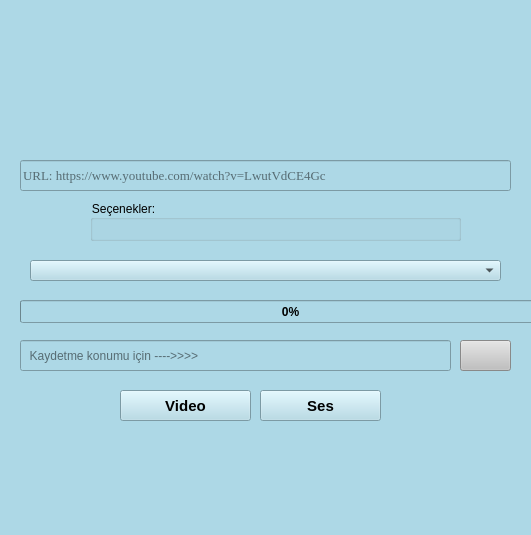
<?xml version="1.0" encoding="UTF-8"?>
<ui version="4.0">
 <class>Form</class>
 <widget class="QWidget" name="Form">
  <property name="geometry">
   <rect>
    <x>0</x>
    <y>0</y>
    <width>531</width>
    <height>535</height>
   </rect>
  </property>
  <property name="windowTitle">
   <string>YouTube İndirme</string>
  </property>
  <property name="windowIcon">
   <iconset>
    <normaloff>formikonu.ico</normaloff>formikonu.ico</iconset>
  </property>
  <property name="styleSheet">
   <string notr="true">background-color:lightblue</string>
  </property>
  <widget class="QLineEdit" name="url">
   <property name="geometry">
    <rect>
     <x>20</x>
     <y>160</y>
     <width>491</width>
     <height>31</height>
    </rect>
   </property>
   <property name="font">
    <font>
     <family>Times New Roman</family>
     <pointsize>10</pointsize>
     <weight>50</weight>
     <bold>false</bold>
    </font>
   </property>
   <property name="placeholderText">
    <string>URL: https://www.youtube.com/watch?v=LwutVdCE4Gc</string>
   </property>
  </widget>
  <widget class="QRadioButton" name="radio1">
   <property name="geometry">
    <rect>
     <x>200</x>
     <y>220</y>
     <width>95</width>
     <height>20</height>
    </rect>
   </property>
   <property name="text">
    <string/>
   </property>
   <property name="icon">
    <iconset>
     <normaloff>radiovideo.ico</normaloff>radiovideo.ico</iconset>
   </property>
  </widget>
  <widget class="QRadioButton" name="radio2">
   <property name="geometry">
    <rect>
     <x>300</x>
     <y>220</y>
     <width>95</width>
     <height>20</height>
    </rect>
   </property>
   <property name="text">
    <string/>
   </property>
   <property name="icon">
    <iconset>
     <normaloff>radioses.ico</normaloff>radioses.ico</iconset>
   </property>
  </widget>
  <widget class="QComboBox" name="cozunurluk">
   <property name="geometry">
    <rect>
     <x>30</x>
     <y>260</y>
     <width>471</width>
     <height>21</height>
    </rect>
   </property>
  </widget>
  <widget class="QGroupBox" name="groupBox">
   <property name="geometry">
    <rect>
     <x>90</x>
     <y>200</y>
     <width>371</width>
     <height>41</height>
    </rect>
   </property>
   <property name="accessibleDescription">
    <string/>
   </property>
   <property name="title">
    <string>Seçenekler:</string>
   </property>
   <property name="flat">
    <bool>true</bool>
   </property>
   <property name="checkable">
    <bool>false</bool>
   </property>
  </widget>
  <widget class="QProgressBar" name="cubuk">
   <property name="geometry">
    <rect>
     <x>20</x>
     <y>300</y>
     <width>541</width>
     <height>23</height>
    </rect>
   </property>
   <property name="font">
    <font>
     <pointsize>9</pointsize>
     <weight>75</weight>
     <bold>true</bold>
    </font>
   </property>
   <property name="value">
    <number>0</number>
   </property>
   <property name="textVisible">
    <bool>true</bool>
   </property>
   <property name="orientation">
    <enum>Qt::Horizontal</enum>
   </property>
   <property name="invertedAppearance">
    <bool>false</bool>
   </property>
  </widget>
  <widget class="QLineEdit" name="kaydet">
   <property name="geometry">
    <rect>
     <x>20</x>
     <y>340</y>
     <width>431</width>
     <height>31</height>
    </rect>
   </property>
   <property name="font">
    <font>
     <pointsize>9</pointsize>
    </font>
   </property>
   <property name="dragEnabled">
    <bool>false</bool>
   </property>
   <property name="readOnly">
    <bool>true</bool>
   </property>
   <property name="placeholderText">
    <string>  Kaydetme konumu için ----&gt;&gt;&gt;&gt;</string>
   </property>
   <property name="cursorMoveStyle">
    <enum>Qt::LogicalMoveStyle</enum>
   </property>
   <property name="clearButtonEnabled">
    <bool>false</bool>
   </property>
  </widget>
  <widget class="QPushButton" name="kaydetB">
   <property name="geometry">
    <rect>
     <x>460</x>
     <y>340</y>
     <width>51</width>
     <height>31</height>
    </rect>
   </property>
   <property name="styleSheet">
    <string notr="true">background-color:silver</string>
   </property>
   <property name="text">
    <string/>
   </property>
   <property name="icon">
    <iconset>
     <normaloff>kaydetb.ico</normaloff>kaydetb.ico</iconset>
   </property>
  </widget>
  <widget class="QPushButton" name="indirme">
   <property name="geometry">
    <rect>
     <x>120</x>
     <y>390</y>
     <width>131</width>
     <height>31</height>
    </rect>
   </property>
   <property name="font">
    <font>
     <pointsize>11</pointsize>
     <weight>75</weight>
     <bold>true</bold>
    </font>
   </property>
   <property name="text">
    <string>Video</string>
   </property>
   <property name="icon">
    <iconset>
     <normaloff>3.ico</normaloff>3.ico</iconset>
   </property>
  </widget>
  <widget class="QPushButton" name="indirme2">
   <property name="geometry">
    <rect>
     <x>260</x>
     <y>390</y>
     <width>121</width>
     <height>31</height>
    </rect>
   </property>
   <property name="font">
    <font>
     <pointsize>11</pointsize>
     <weight>75</weight>
     <bold>true</bold>
    </font>
   </property>
   <property name="text">
    <string>Ses</string>
   </property>
   <property name="icon">
    <iconset>
     <normaloff>apple_music_android_logo_icon_134021.ico</normaloff>apple_music_android_logo_icon_134021.ico</iconset>
   </property>
  </widget>
  <widget class="QLabel" name="label">
   <property name="geometry">
    <rect>
     <x>200</x>
     <y>460</y>
     <width>131</width>
     <height>71</height>
    </rect>
   </property>
   <property name="text">
    <string/>
   </property>
   <property name="pixmap">
    <pixmap>1441800904_YouTube-02_47024.ico</pixmap>
   </property>
  </widget>
  <widget class="QLabel" name="label_2">
   <property name="geometry">
    <rect>
     <x>280</x>
     <y>40</y>
     <width>131</width>
     <height>101</height>
    </rect>
   </property>
   <property name="text">
    <string/>
   </property>
   <property name="pixmap">
    <pixmap>1441800917_youtube_47022.ico</pixmap>
   </property>
  </widget>
  <widget class="QLabel" name="label_3">
   <property name="geometry">
    <rect>
     <x>150</x>
     <y>20</y>
     <width>131</width>
     <height>131</height>
    </rect>
   </property>
   <property name="text">
    <string/>
   </property>
   <property name="pixmap">
    <pixmap>1.ico</pixmap>
   </property>
  </widget>
 </widget>
 <resources/>
 <connections/>
</ui>
